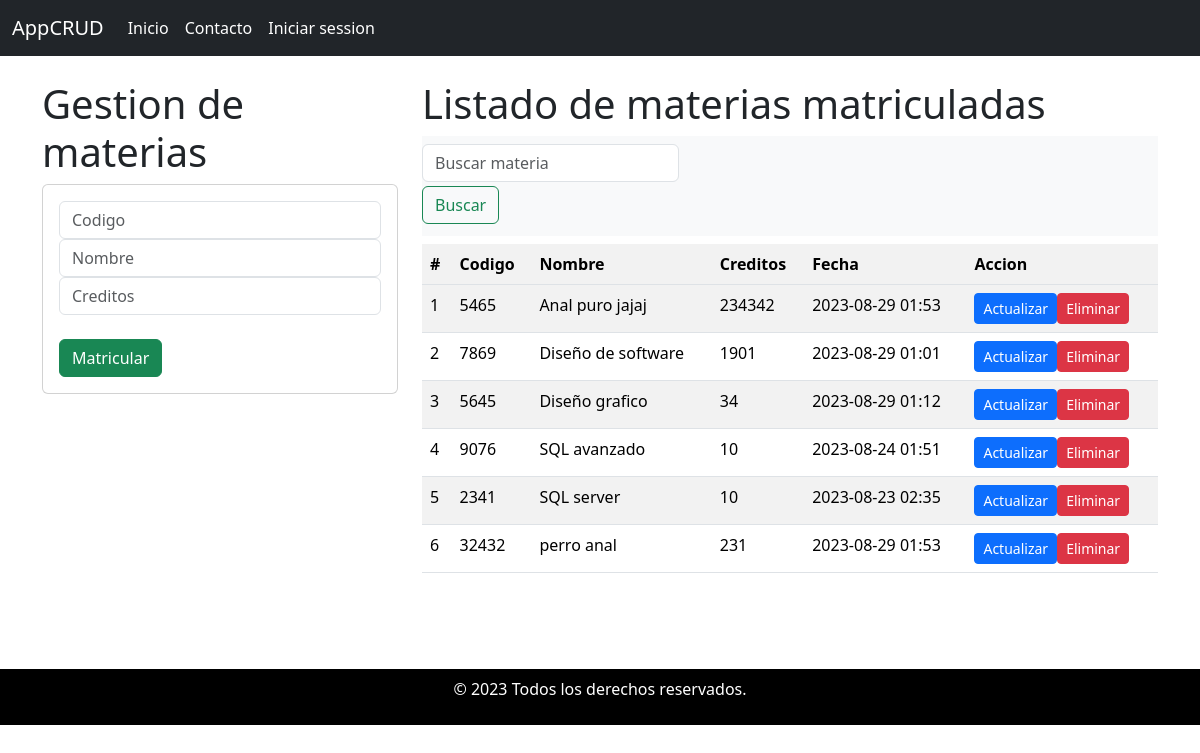
Page /home/ on the earlier database version.
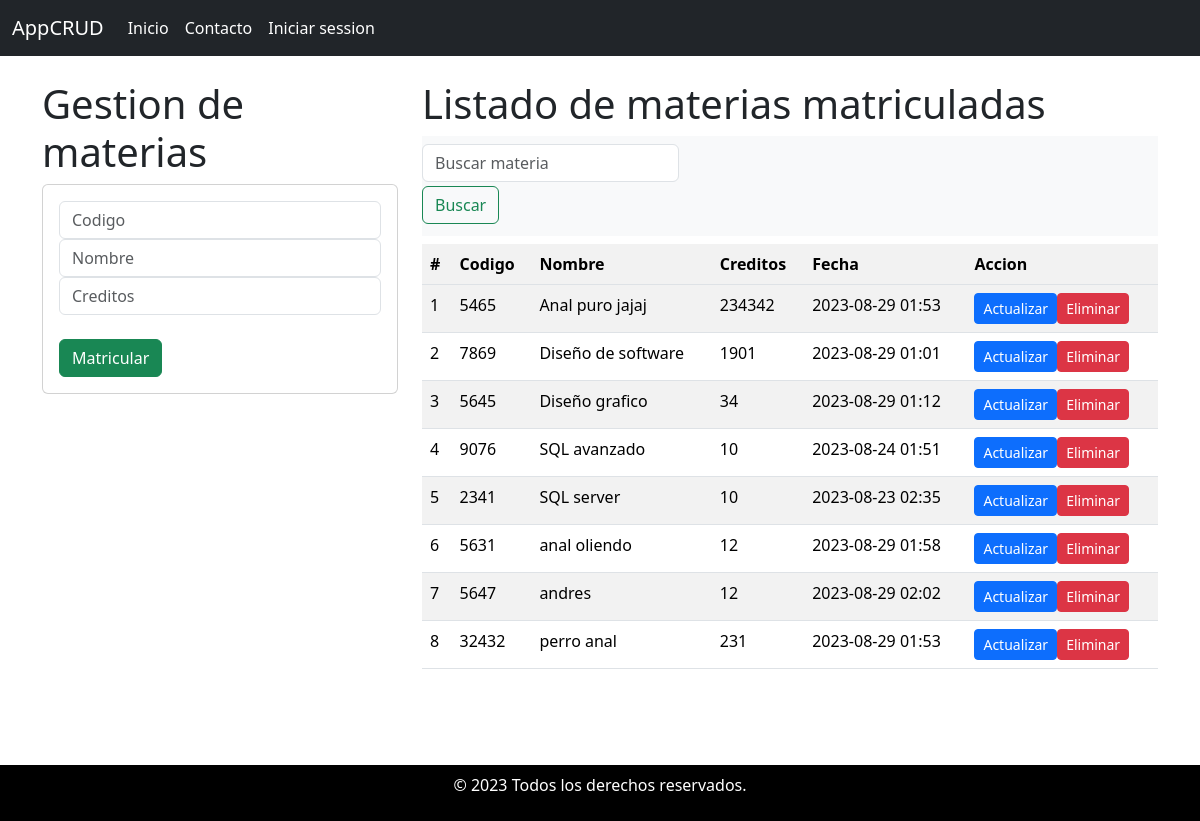
Same page on the later database version.
### GestionarMaterias/models.py (models this page shows, shortened)
class MaricularMaterias(models.Model):
    id = models.CharField(primary_key=True,  max_length=5)
    nombre = models.CharField(max_length=40, blank=False, null=False)
    creditos = models.PositiveSmallIntegerField(blank=False, null=False)
    fecha = models.DateTimeField(auto_now=True)

### GestionarMaterias/views.py (the view)
# urls.py: path('home/', views.home, name="home" ),
def home(request):
    materias = MaricularMaterias.objects.all().order_by("nombre")
    contexto = {"materias": materias}
    return render(request, "gestionMaterias.html", context=contexto)

### GestionarMaterias/templates/gestionMaterias.html (shortened to what this page needs)
{% extends "main.html" %}
{% load static %}
{% block body %}
<div class="row">
    <div class="col-sm-12 col-md-6 col-lg-4 col-xl-4">
        <h1> Gestion de materias</h1>
        <div class="card">
            <div class="card-body">
                <form action="{% url 'register' %}" method="POST">
                    <div class="form-group">
                        <input type="text"  name="codigo" class="form-control" placeholder="Codigo" required>
                    </div>
                    <div class="form-group">
                        <input type="text"  name="nombre" class="form-control" placeholder="Nombre"  max="40" required>
                    </div>
                    <div class="form-group">
                        <input type="text" name="creditos" class="form-control" placeholder="Creditos" required>
                    </div>
                    <div class="form-group">
                        <br>
                        <button type="submit" class="btn btn-success "> Matricular</button>
                    </div>
                </form>
            </div>
        </div>
    </div>
<div class="col-sm-12 col-md-6 col-lg-8 col-xl-8">
    <h1> Listado de materias matriculadas</h1>
    <nav class="navbar navbar-light bg-light">
        <form class="form-inline align-content-end">
          <input class="form-control mr-sm-0" type="search" placeholder="Buscar materia" aria-label="Search">
          <button class="btn btn-outline-success my-2 my-sm-1" type="submit">Buscar</button>
        </form>
      </nav>
    <div class="table-responsive py-2">
        <table class="table table-striped">
            <thhead>
                <tr>
                    <th> #</th>
                    <th>Codigo</th>
                    <th>Nombre</th>
                    <th>Creditos</th>
                    <th>Fecha</th>
                    <th>Accion</th>
                </tr>
            </thhead>
            <tbody>
                {% for materia in materias %}
                <tr>
                    <td>{{forloop.counter}}</td>
                    <td>{{materia.id}}</td>
                    <td>{{materia.nombre}}</td>
                    <td>{{materia.creditos}}</td>
                    <td>{{materia.fecha|date:"Y-m-d H:i"}}</td>
                    <td>
                        <div class="btn-group" role="group" aria-label="Botones de Acción">
                            <form action="{% url "update" %}" method="POST">
                                <input type="submit" class="btn btn-sm btn-primary" value="Actualizar">
                            </form>
                            <br>
                            <form action="{% url "delete" materia.id %}" method="POST">
                                <input type="submit" id="delete" class="btn btn-sm btn-danger" onclick=preventDelete()  value="Eliminar">
                            </form>
                        </div>
                      </td>
                </tr>
                {% endfor %}
            </tbody>
        </table>
    </div>
</div>
</div>
{% endblock %}

Differences in the rows shown:
added MaricularMaterias: id "5631", nombre "anal oliendo", creditos "12", fecha "2023-08-29 01:58"
added MaricularMaterias: id "5647", nombre "andres", creditos "12", fecha "2023-08-29 02:02"
